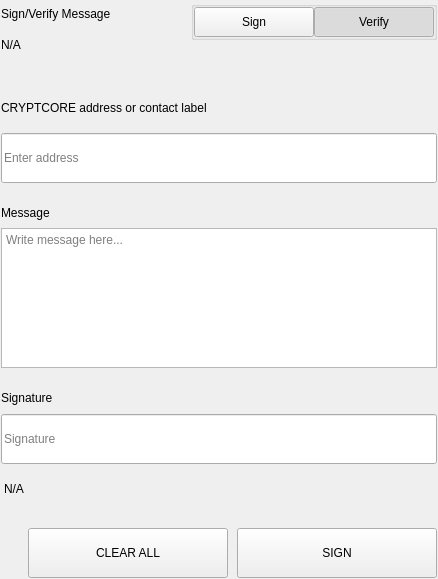
<?xml version="1.0" encoding="UTF-8"?>
<ui version="4.0">
 <class>SettingsSignMessageWidgets</class>
 <widget class="QWidget" name="SettingsSignMessageWidgets">
  <property name="geometry">
   <rect>
    <x>0</x>
    <y>0</y>
    <width>438</width>
    <height>579</height>
   </rect>
  </property>
  <property name="windowTitle">
   <string>Form</string>
  </property>
  <layout class="QVBoxLayout" name="verticalLayout">
   <property name="spacing">
    <number>0</number>
   </property>
   <property name="leftMargin">
    <number>0</number>
   </property>
   <property name="topMargin">
    <number>0</number>
   </property>
   <property name="rightMargin">
    <number>0</number>
   </property>
   <property name="bottomMargin">
    <number>0</number>
   </property>
   <item>
    <widget class="QWidget" name="left" native="true">
     <layout class="QVBoxLayout" name="verticalLayout_3">
      <property name="leftMargin">
       <number>0</number>
      </property>
      <property name="topMargin">
       <number>0</number>
      </property>
      <property name="rightMargin">
       <number>0</number>
      </property>
      <property name="bottomMargin">
       <number>0</number>
      </property>
      <item>
       <widget class="QWidget" name="container_sign" native="true">
        <layout class="QVBoxLayout" name="verticalLayout_2">
         <property name="spacing">
          <number>0</number>
         </property>
         <property name="leftMargin">
          <number>1</number>
         </property>
         <property name="topMargin">
          <number>1</number>
         </property>
         <property name="rightMargin">
          <number>1</number>
         </property>
         <property name="bottomMargin">
          <number>1</number>
         </property>
         <item>
          <layout class="QHBoxLayout" name="horizontalLayout_3" stretch="3,1">
           <property name="spacing">
            <number>40</number>
           </property>
           <item>
            <layout class="QVBoxLayout" name="verticalLayoutTitle">
             <property name="spacing">
              <number>5</number>
             </property>
             <item>
              <widget class="QLabel" name="labelTitle">
               <property name="text">
                <string>Sign/Verify Message</string>
               </property>
              </widget>
             </item>
             <item>
              <widget class="QLabel" name="labelSubtitle1">
               <property name="text">
                <string notr="true">N/A</string>
               </property>
               <property name="wordWrap">
                <bool>true</bool>
               </property>
              </widget>
             </item>
            </layout>
           </item>
           <item alignment="Qt::AlignRight|Qt::AlignTop">
            <widget class="QWidget" name="containerSwitch" native="true">
             <property name="styleSheet">
              <string notr="true">#containerSwitch{
	padding-top:9px;
}</string>
             </property>
             <layout class="QVBoxLayout" name="verticalLayout_6">
              <property name="spacing">
               <number>4</number>
              </property>
              <property name="leftMargin">
               <number>0</number>
              </property>
              <property name="topMargin">
               <number>0</number>
              </property>
              <property name="rightMargin">
               <number>0</number>
              </property>
              <property name="bottomMargin">
               <number>0</number>
              </property>
              <item alignment="Qt::AlignRight">
               <widget class="QGroupBox" name="groupBox">
                <property name="sizePolicy">
                 <sizepolicy hsizetype="Fixed" vsizetype="Preferred">
                  <horstretch>0</horstretch>
                  <verstretch>0</verstretch>
                 </sizepolicy>
                </property>
                <property name="title">
                 <string/>
                </property>
                <property name="alignment">
                 <set>Qt::AlignRight|Qt::AlignTop|Qt::AlignTrailing</set>
                </property>
                <layout class="QHBoxLayout" name="horizontalLayout_4">
                 <property name="spacing">
                  <number>0</number>
                 </property>
                 <property name="leftMargin">
                  <number>0</number>
                 </property>
                 <property name="topMargin">
                  <number>0</number>
                 </property>
                 <property name="rightMargin">
                  <number>0</number>
                 </property>
                 <property name="bottomMargin">
                  <number>0</number>
                 </property>
                 <item>
                  <widget class="QPushButton" name="pushSign">
                   <property name="minimumSize">
                    <size>
                     <width>120</width>
                     <height>30</height>
                    </size>
                   </property>
                   <property name="maximumSize">
                    <size>
                     <width>120</width>
                     <height>30</height>
                    </size>
                   </property>
                   <property name="focusPolicy">
                    <enum>Qt::NoFocus</enum>
                   </property>
                   <property name="text">
                    <string>Sign</string>
                   </property>
                   <property name="checkable">
                    <bool>true</bool>
                   </property>
                   <property name="autoExclusive">
                    <bool>true</bool>
                   </property>
                  </widget>
                 </item>
                 <item>
                  <widget class="QPushButton" name="pushVerify">
                   <property name="minimumSize">
                    <size>
                     <width>120</width>
                     <height>30</height>
                    </size>
                   </property>
                   <property name="maximumSize">
                    <size>
                     <width>120</width>
                     <height>30</height>
                    </size>
                   </property>
                   <property name="focusPolicy">
                    <enum>Qt::NoFocus</enum>
                   </property>
                   <property name="text">
                    <string>Verify</string>
                   </property>
                   <property name="checkable">
                    <bool>true</bool>
                   </property>
                   <property name="checked">
                    <bool>true</bool>
                   </property>
                   <property name="autoExclusive">
                    <bool>true</bool>
                   </property>
                  </widget>
                 </item>
                </layout>
               </widget>
              </item>
              <item alignment="Qt::AlignHCenter|Qt::AlignTop">
               <widget class="QLabel" name="labelSubtitleSwitch">
                <property name="text">
                 <string/>
                </property>
                <property name="alignment">
                 <set>Qt::AlignRight|Qt::AlignTrailing|Qt::AlignVCenter</set>
                </property>
               </widget>
              </item>
             </layout>
            </widget>
           </item>
          </layout>
         </item>
         <item>
          <spacer name="verticalSpacer_2">
           <property name="orientation">
            <enum>Qt::Vertical</enum>
           </property>
           <property name="sizeType">
            <enum>QSizePolicy::Fixed</enum>
           </property>
           <property name="sizeHint" stdset="0">
            <size>
             <width>20</width>
             <height>40</height>
            </size>
           </property>
          </spacer>
         </item>
         <item>
          <widget class="QWidget" name="containerAddress" native="true">
           <property name="sizePolicy">
            <sizepolicy hsizetype="Preferred" vsizetype="Fixed">
             <horstretch>0</horstretch>
             <verstretch>0</verstretch>
            </sizepolicy>
           </property>
           <layout class="QVBoxLayout" name="verticalLayout_5" stretch="0,0">
            <property name="spacing">
             <number>15</number>
            </property>
            <property name="leftMargin">
             <number>0</number>
            </property>
            <property name="topMargin">
             <number>0</number>
            </property>
            <property name="rightMargin">
             <number>0</number>
            </property>
            <property name="bottomMargin">
             <number>0</number>
            </property>
            <item>
             <widget class="QLabel" name="labelSubtitleAddress">
              <property name="minimumSize">
               <size>
                <width>0</width>
                <height>20</height>
               </size>
              </property>
              <property name="maximumSize">
               <size>
                <width>16777215</width>
                <height>20</height>
               </size>
              </property>
              <property name="text">
               <string>CRYPTCORE address or contact label</string>
              </property>
             </widget>
            </item>
            <item>
             <widget class="QLineEdit" name="addressIn_SM">
              <property name="minimumSize">
               <size>
                <width>0</width>
                <height>50</height>
               </size>
              </property>
              <property name="maximumSize">
               <size>
                <width>16777215</width>
                <height>50</height>
               </size>
              </property>
              <property name="placeholderText">
               <string>Enter address</string>
              </property>
             </widget>
            </item>
           </layout>
          </widget>
         </item>
         <item>
          <spacer name="verticalSpacer_3">
           <property name="orientation">
            <enum>Qt::Vertical</enum>
           </property>
           <property name="sizeType">
            <enum>QSizePolicy::Fixed</enum>
           </property>
           <property name="sizeHint" stdset="0">
            <size>
             <width>20</width>
             <height>20</height>
            </size>
           </property>
          </spacer>
         </item>
         <item>
          <layout class="QVBoxLayout" name="verticalLayout_9">
           <property name="spacing">
            <number>5</number>
           </property>
           <item>
            <widget class="QLabel" name="labelSubtitleMessage">
             <property name="minimumSize">
              <size>
               <width>0</width>
               <height>20</height>
              </size>
             </property>
             <property name="maximumSize">
              <size>
               <width>16777215</width>
               <height>20</height>
              </size>
             </property>
             <property name="text">
              <string>Message</string>
             </property>
            </widget>
           </item>
           <item>
            <widget class="QPlainTextEdit" name="messageIn_SM">
             <property name="minimumSize">
              <size>
               <width>0</width>
               <height>140</height>
              </size>
             </property>
             <property name="maximumSize">
              <size>
               <width>16777215</width>
               <height>140</height>
              </size>
             </property>
             <property name="placeholderText">
              <string>Write message here...</string>
             </property>
            </widget>
           </item>
          </layout>
         </item>
         <item>
          <spacer name="verticalSpacer_4">
           <property name="orientation">
            <enum>Qt::Vertical</enum>
           </property>
           <property name="sizeType">
            <enum>QSizePolicy::Fixed</enum>
           </property>
           <property name="sizeHint" stdset="0">
            <size>
             <width>20</width>
             <height>20</height>
            </size>
           </property>
          </spacer>
         </item>
         <item>
          <widget class="QWidget" name="widget" native="true">
           <property name="minimumSize">
            <size>
             <width>0</width>
             <height>75</height>
            </size>
           </property>
           <property name="maximumSize">
            <size>
             <width>16777215</width>
             <height>16777215</height>
            </size>
           </property>
           <layout class="QVBoxLayout" name="verticalLayout_4">
            <property name="leftMargin">
             <number>0</number>
            </property>
            <property name="topMargin">
             <number>0</number>
            </property>
            <property name="rightMargin">
             <number>0</number>
            </property>
            <property name="bottomMargin">
             <number>0</number>
            </property>
            <item>
             <widget class="QLabel" name="labelSubtitleSignature">
              <property name="minimumSize">
               <size>
                <width>0</width>
                <height>20</height>
               </size>
              </property>
              <property name="maximumSize">
               <size>
                <width>16777215</width>
                <height>20</height>
               </size>
              </property>
              <property name="text">
               <string>Signature</string>
              </property>
             </widget>
            </item>
            <item>
             <widget class="QLineEdit" name="signatureOut_SM">
              <property name="minimumSize">
               <size>
                <width>0</width>
                <height>50</height>
               </size>
              </property>
              <property name="placeholderText">
               <string>Signature</string>
              </property>
             </widget>
            </item>
           </layout>
          </widget>
         </item>
         <item>
          <widget class="QLabel" name="statusLabel_SM">
           <property name="styleSheet">
            <string notr="true">padding-top:5px;</string>
           </property>
           <property name="text">
            <string notr="true">N/A</string>
           </property>
          </widget>
         </item>
         <item>
          <spacer name="verticalSpacer">
           <property name="orientation">
            <enum>Qt::Vertical</enum>
           </property>
           <property name="sizeType">
            <enum>QSizePolicy::Fixed</enum>
           </property>
           <property name="sizeHint" stdset="0">
            <size>
             <width>20</width>
             <height>20</height>
            </size>
           </property>
          </spacer>
         </item>
         <item>
          <layout class="QHBoxLayout" name="horizontalLayout_7">
           <property name="spacing">
            <number>9</number>
           </property>
           <item>
            <spacer name="horizontalSpacer_5">
             <property name="orientation">
              <enum>Qt::Horizontal</enum>
             </property>
             <property name="sizeType">
              <enum>QSizePolicy::Expanding</enum>
             </property>
             <property name="sizeHint" stdset="0">
              <size>
               <width>40</width>
               <height>20</height>
              </size>
             </property>
            </spacer>
           </item>
           <item>
            <widget class="QPushButton" name="pushButtonClear">
             <property name="minimumSize">
              <size>
               <width>200</width>
               <height>50</height>
              </size>
             </property>
             <property name="focusPolicy">
              <enum>Qt::NoFocus</enum>
             </property>
             <property name="text">
              <string>CLEAR ALL</string>
             </property>
            </widget>
           </item>
           <item>
            <widget class="QPushButton" name="pushButtonSave">
             <property name="minimumSize">
              <size>
               <width>200</width>
               <height>50</height>
              </size>
             </property>
             <property name="maximumSize">
              <size>
               <width>200</width>
               <height>50</height>
              </size>
             </property>
             <property name="focusPolicy">
              <enum>Qt::NoFocus</enum>
             </property>
             <property name="text">
              <string>SIGN</string>
             </property>
            </widget>
           </item>
          </layout>
         </item>
        </layout>
       </widget>
      </item>
     </layout>
    </widget>
   </item>
  </layout>
 </widget>
 <resources/>
 <connections/>
</ui>
